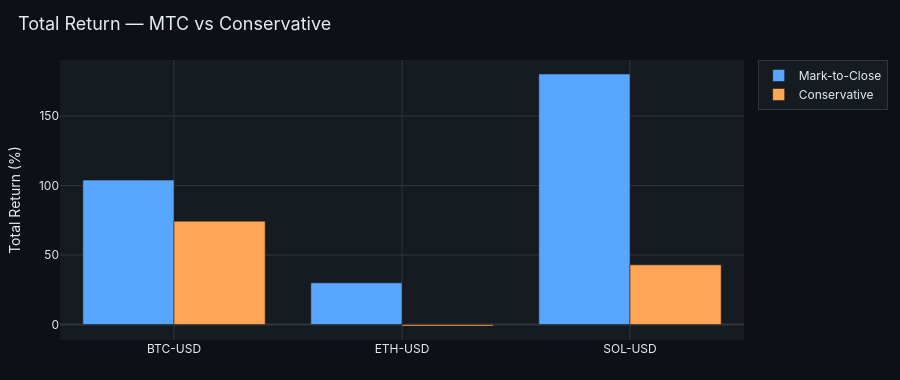

Notebook code cell kept with this figure:
### Markdown cell above
## 7. MTC vs Conservative — Final Return Comparison

### Code cell
syms = summary.index.tolist()

fig = go.Figure()
fig.add_trace(go.Bar(
    x=syms,
    y=summary["return_mtc"] * 100,
    name="Mark-to-Close",
    marker_color=PALETTE["accent_blue"],
))
fig.add_trace(go.Bar(
    x=syms,
    y=summary["return_conservative"] * 100,
    name="Conservative",
    marker_color=PALETTE["accent_orange"],
))

apply_theme(fig, title="Total Return — MTC vs Conservative", height=380)
fig.update_layout(
    barmode="group",
    yaxis_title="Total Return (%)",
    yaxis_tickformat=".0f",
)
fig.show()

### Figure 1 — Plotly figure (JSON) as saved in the notebook; plotly's stock layout.template omitted (floating-point values rounded to 4 significant figures)
{"data": [{"marker": {"color": "#58a6ff"}, "name": "Mark-to-Close", "x": ["BTC-USD", "ETH-USD", "SOL-USD"], "y": [104.0, 29.97, 180.3], "type": "bar"}, {"marker": {"color": "#ffa657"}, "name": "Conservative", "x": ["BTC-USD", "ETH-USD", "SOL-USD"], "y": [74.38, -1.087, 42.94], "type": "bar"}], "layout": {"font": {"color": "#e6edf3", "family": "Inter, system-ui, sans-serif"}, "title": {"font": {"size": 18, "color": "#e6edf3"}, "text": "Total Return — MTC vs Conservative", "x": 0.02, "xanchor": "left"}, "margin": {"l": 60, "r": 20, "t": 60, "b": 40}, "legend": {"bgcolor": "#161b22", "bordercolor": "#30363d", "borderwidth": 1}, "xaxis": {"gridcolor": "#30363d", "zerolinecolor": "#30363d", "showspikes": true, "spikecolor": "#8b949e", "spikethickness": 1}, "yaxis": {"gridcolor": "#30363d", "zerolinecolor": "#30363d", "showspikes": true, "spikecolor": "#8b949e", "spikethickness": 1, "title": {"text": "Total Return (%)"}, "tickformat": ".0f"}, "paper_bgcolor": "#0d1117", "plot_bgcolor": "#161b22", "height": 380, "hovermode": "x unified", "barmode": "group"}}
